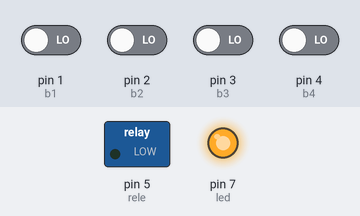
A sketch run on a simulated Arduino Uno, built with avr-gcc and run on an emulated ATmega328P. On the bench: switched loads named in the sketch (green lamp = pin HIGH), output pins drawn as LEDs (lit = HIGH). Dashed ring = blinking. Inputs (shaded band) come from the test bench; at power-on: pin 1 (b1), pin 2 (b2), pin 3 (b3), pin 4 (b4) LOW.

Above: at 1.2 s.
1.3 s: pin 3 (b3) driven HIGH
At 1.7 s:
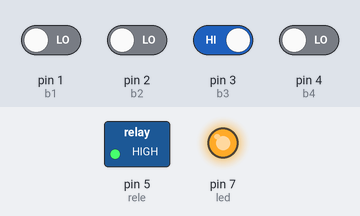
2.8 s: pin 4 (b4) driven HIGH
At 2.95 s:
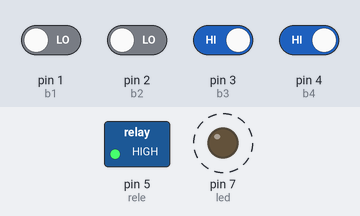
Timing chart, 0 to 11.8 s (numbered marks = the images above; inputs shaded):
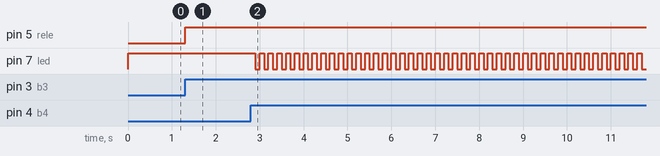

Measured:
- after the input at 1.3 s, pin 5 (rele): LOW → HIGH at once
- after the input at 2.8 s, pin 7 (led): alternates HIGH for 0.10 s and LOW for 0.10 s, starting after 0.10 s

The sketch:

koda.ino
```cpp
const int b1 = 1;
const int b2 = 2;
const int b3 = 3;
const int b4 = 4;
const int rele = 5;
const int led = 7;
boolean b1status = false;
boolean b2status = false;
boolean b3status = false;
boolean b4status = false;

void setup()
{
  pinMode(b1, INPUT);
  pinMode(b2, INPUT);
  pinMode(b3, INPUT);
  pinMode(b4, INPUT);
  pinMode(rele, OUTPUT);
  pinMode(led, OUTPUT);
}

void loop()
{
  if (digitalRead(b1) == HIGH);
  {
    b1status = true;
    while (b1status)
    {
      digitalWrite(led, HIGH);
      if (digitalRead(b3) == HIGH)
      {
        b1status = false;
        b3status = true;
        break;
      }
    }
    while (b3status)
    {
      digitalWrite(rele, HIGH);
      if (digitalRead(b4) == HIGH)
      {
        b4status = true;
        while (b4status)
        {
          digitalWrite(led, HIGH);
          delay(100);
          digitalWrite(led, LOW);
          delay(100);
          if (digitalRead(b2) == HIGH)
          {
            b3status = false;
            b4status = false;
            break;
          }
        }
      }
      break;
    }
  }
}
```
